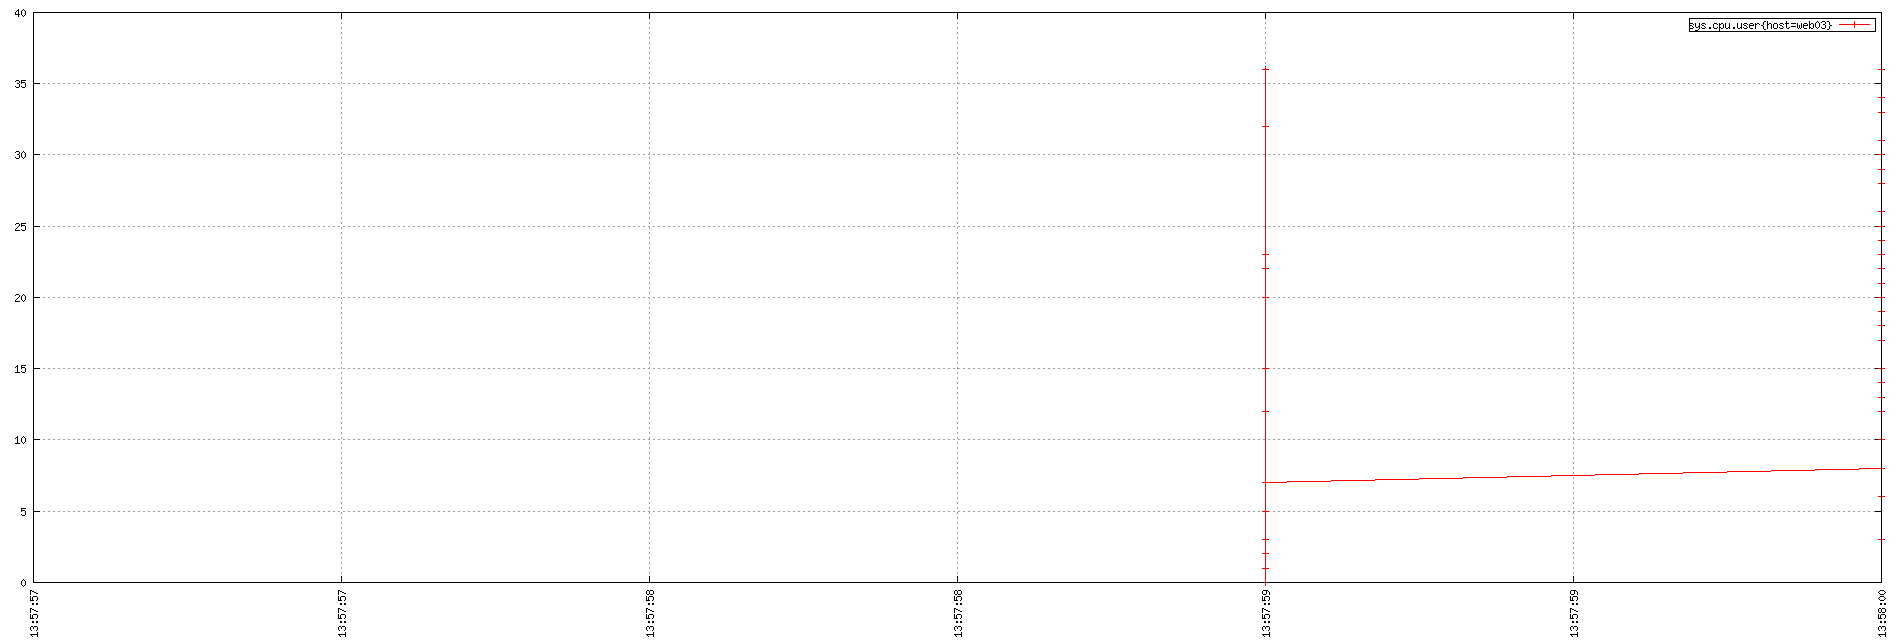

The script that saved this image:
set term png small size 1900,644
set xdata time
set timefmt "%s"
if (GPVAL_VERSION < 4.6) set xtics rotate; else set xtics rotate right
set output "${TMPDIR-'tmp'}/tsd/9f2317a9.png"
set xrange ["1673963877":"1673963880"]
set format x "%H:%M:%S"
set grid
set style data linespoint
set key right box
set yrange [0:]
plot  "${TMPDIR-'tmp'}/tsd/9f2317a9_0.dat" using 1:2 title "sys.cpu.user{host=web03}"
